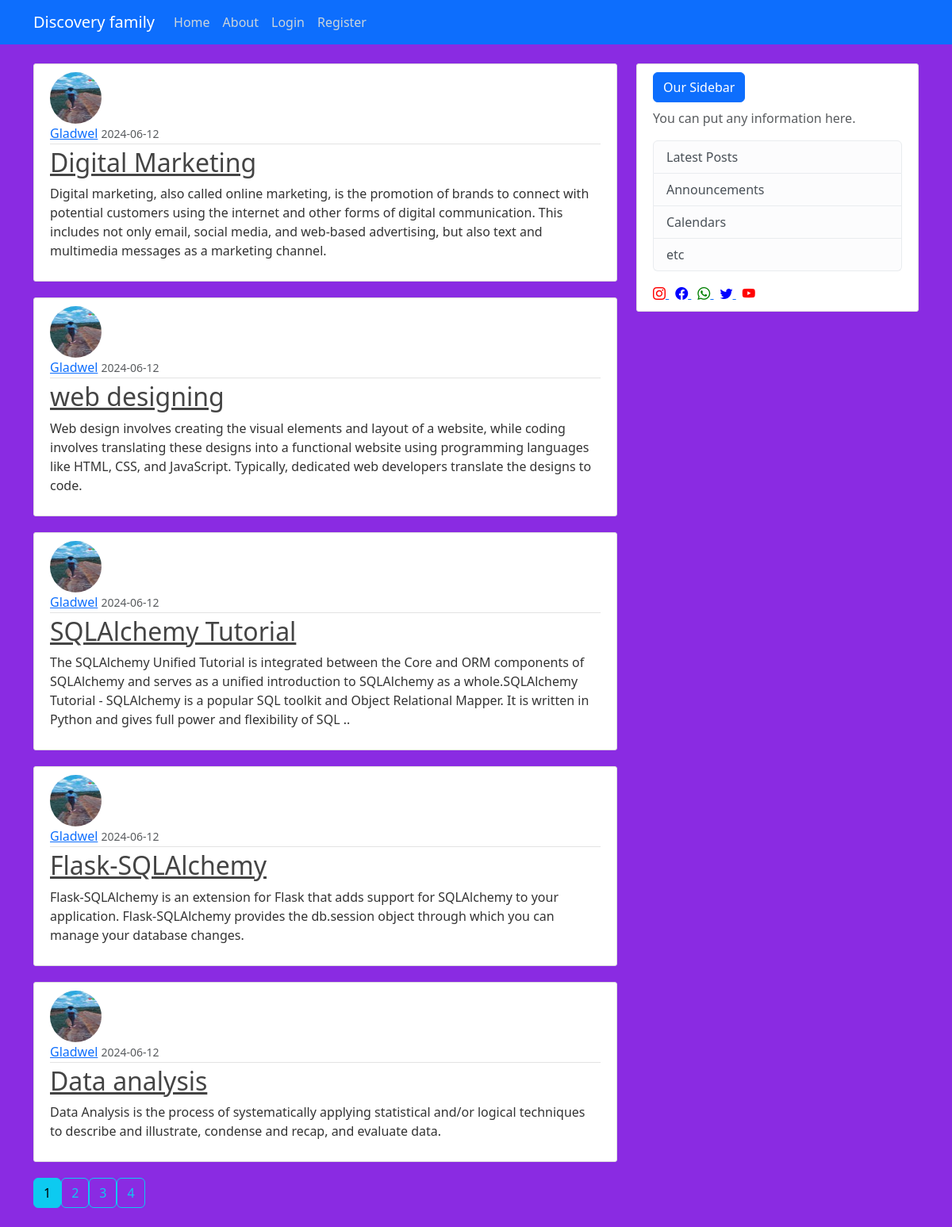
The page / on the database its author committed.
### app/models.py (models this page shows, shortened)
class Post(db.Model):
    id = db.Column(db.Integer, primary_key=True)
    title = db.Column(db.String(100), nullable=False)
    content = db.Column(db.Text, nullable=False)
    date_posted = db.Column(db.DateTime, nullable=False, default=datetime.utcnow)
    user_id = db.Column(db.Integer, db.ForeignKey('user.id'), nullable=False)

class User(db.Model, UserMixin):
    id = db.Column(db.Integer, primary_key=True)
    username = db.Column(db.String(12), unique=True, nullable=False)
    email = db.Column(db.String(120), unique=True, nullable=False)
    image_file = db.Column(db.String(20), nullable=False, default='default.jpeg')
    password = db.Column(db.String(60), nullable=False)
    posts = db.relationship('Post', backref='author', lazy=True)

### app/route.py (the view)
@app.route("/")
def home():
    page = request.args.get('page', 1, type=int)
    posts = Post.query.order_by(Post.date_posted.desc()).paginate(page=page, per_page=5)
    return render_template("home.html", posts=posts)

### app/templates/home.html (shortened to what this page needs)
{% extends "base.html" %}
{% block content %}
{% for post in posts.items %}
<article class="media content-section">
  <img
    class="rounded-circle article-img"
    src="{{ url_for('static', filename='profile_pics/' + post.author.image_file) }}"
    alt="{{ post.author.username }}"
  />
  <div class="media-body">
    <div class="article-metadata">
      <a class="mr-2" href="{{ url_for('user_posts',username=post.author.username) }}">{{ post.author.username }}</a>
      <small class="text-muted">{{ post.date_posted.strftime('%Y-%m-%d') }}</small>
    </div>
    <h2><a class="article-title" href="{{ url_for('post', post_id=post.id) }}">{{ post.title }}</a></h2>
    <p class="article-content">{{ post.content }}</p>
  </div>
</article>
{% endfor %}
<div class="pagination">
  {% for page_num in posts.iter_pages() %}
    {% if page_num %}
    {% if posts.page ==page_num %}
    <a class="btn btn-info mb-4" href="{{ url_for('home', page=page_num) }}">{{ page_num }}</a>
    {% else %}
    <a class="btn btn-outline-info mb-4" href="{{ url_for('home', page=page_num) }}">{{ page_num }}</a>
    {% endif %}
      {% else %}
      ...
    {% endif %}
  {% endfor %}
</div>
{% endblock %}

### app/static/main.css (style rules this page uses)
body { background: #fafafa; color: #333333; margin-top: 5rem; }
h1, h2, h3, h4, h5, h6 { color: #444444; }
.content-section { background: #ffffff; padding: 10px 20px; border: 1px solid #dddddd; border-radius: 3px; margin-bottom: 20px; }
.article-title { color: #444444; }
.article-content { white-space: pre-line; }
.article-img { height: 65px; width: 65px; margin-right: 16px; }
.article-metadata { padding-bottom: 1px; margin-bottom: 4px; border-bottom: 1px solid #e3e3e3 }

### app/templates/home.html (style rules this page uses)
body { background-color: blueviolet; }

### rows shown on the page
Post: image_file (picture), author.username "Gladwel", date_posted "2024-06-12", title "Digital Marketing", content "Digital marketing, also called online marketing, is the promotion of brands to connect with potential customers using the internet and other forms of digital communication. This includes not only email, social media, and web-based advertising, but also text and multimedia messages as a marketing channel."
Post: image_file (picture), author.username "Gladwel", date_posted "2024-06-12", title "web designing", content "Web design involves creating the visual elements and layout of a website, while coding involves translating these designs into a functional website using programming languages like HTML, CSS, and JavaScript. Typically, dedicated web developers translate the designs to code."
Post: image_file (picture), author.username "Gladwel", date_posted "2024-06-12", title "SQLAlchemy Tutorial", content "The SQLAlchemy Unified Tutorial is integrated between the Core and ORM components of SQLAlchemy and serves as a unified introduction to SQLAlchemy as a whole.SQLAlchemy Tutorial - SQLAlchemy is a popular SQL toolkit and Object Relational Mapper. It is written in Python and gives full power and flexibility of SQL .."
Post: image_file (picture), author.username "Gladwel", date_posted "2024-06-12", title "Flask-SQLAlchemy", content "Flask-SQLAlchemy is an extension for Flask that adds support for SQLAlchemy to your application. Flask-SQLAlchemy provides the db.session object through which you can manage your database changes."
Post: image_file (picture), author.username "Gladwel", date_posted "2024-06-12", title "Data analysis", content "Data Analysis is the process of systematically applying statistical and/or logical techniques to describe and illustrate, condense and recap, and evaluate data."

### other values the page prints
{{ page_num }} "1"
{{ page_num }} "2" "3" "4"
